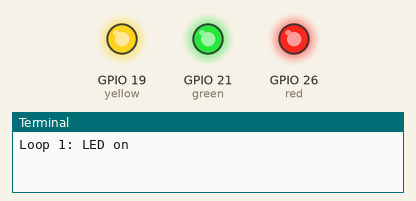
Simulated run of this program. Board: Raspberry Pi (BCM pin numbers). Shown: output pins drawn as LEDs (lit = HIGH), the last lines printed to the terminal. At 5.0 s the program stops and its outputs stay as they are.

Above: at 0.12 s.
At 2.37 s:
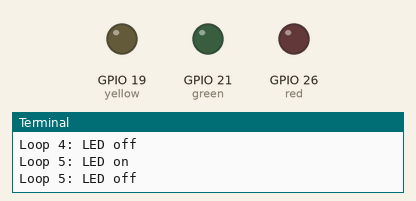
Timing chart, 0 to 3.0 s (numbered marks = the images above):
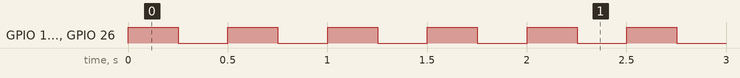

Measured:
- by itself, GPIO 19 (yellow), GPIO 21 (green), GPIO 26 (red): alternates HIGH for 0.25 s and LOW for 0.25 s, 20 changes in all, then stays LOW

The program:

test.py
```python
import RPi.GPIO as GPIO
import time

red        = 26
yellow     = 19
green      = 21

iterations = 10  # The number of times to blink
interval   = .25   # The length of time to blink on or off

GPIO.setmode(GPIO.BCM)
GPIO.setwarnings(False)
GPIO.setup(red, GPIO.OUT)
GPIO.setup(yellow, GPIO.OUT)
GPIO.setup(green, GPIO.OUT)

# The parameters to "range" are inclusive and exclusive, respectively,
#  so to go from 1 to 10 we have to use 1 and 11 (add 1 to the max)
for x in range(1, iterations+1):

    print "Loop %d: LED on" % (x)
    GPIO.output(red, GPIO.HIGH)
    GPIO.output(yellow, GPIO.HIGH)
    GPIO.output(green, GPIO.HIGH)
    time.sleep(interval)

    print "Loop %d: LED off" % (x)
    GPIO.output(red, GPIO.LOW)
    GPIO.output(yellow, GPIO.LOW)
    GPIO.output(green, GPIO.LOW)
    time.sleep(interval)
```
